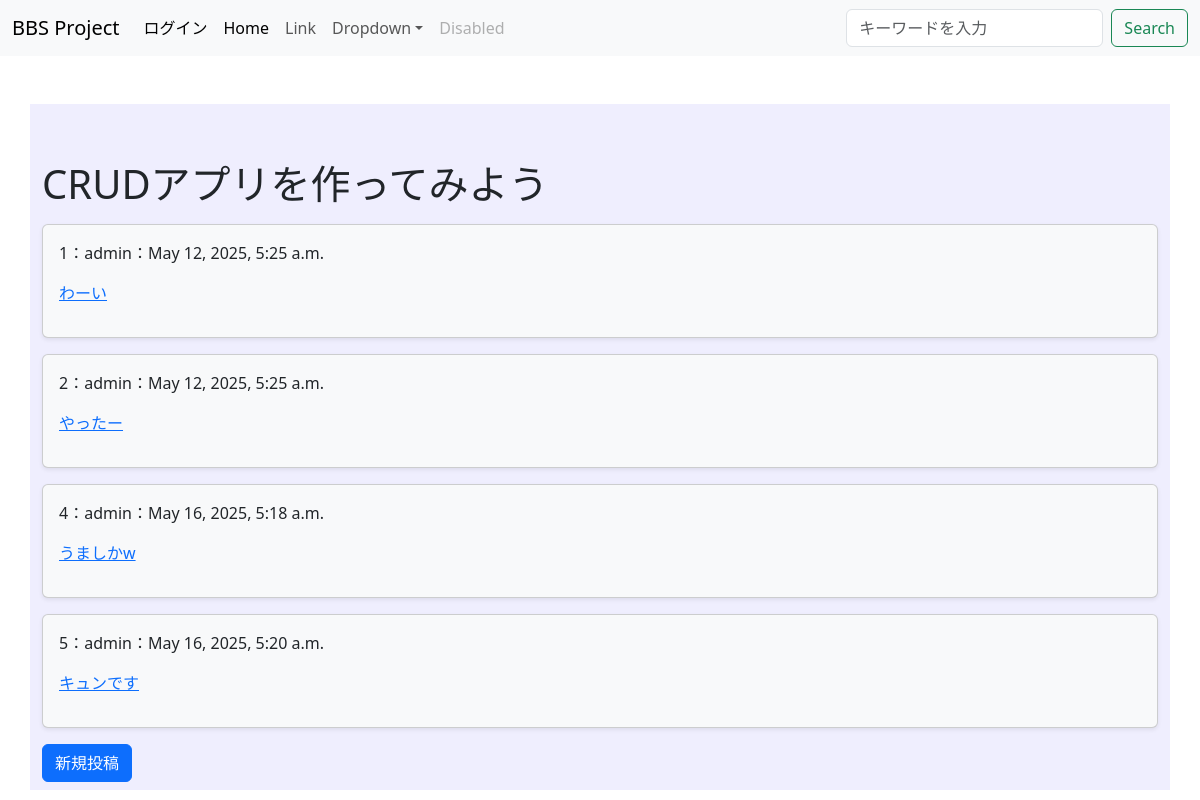
The page /bbs/ on the database its author committed.
### bbs/models.py (models this page shows, shortened)
class Article(models.Model):
   content = models.TextField()
   author = models.ForeignKey(User, on_delete=models.PROTECT)
   created_at = models.DateTimeField(auto_now_add=True)
   updated_at = models.DateTimeField(auto_now=True)

### bbs/views.py (the view)
# urls.py: path('', views.IndexView.as_view(), name='index'),  # 一覧ページのビュー
class IndexView(generic.ListView):
    model = Article
    template_name = 'bbs/index.html'

### bbs/forms.py
class SearchForm(forms.Form):
    words = forms.CharField(
        label='',
        max_length=50,
        widget=forms.TextInput(attrs={
            'class':'form-control me-2',
            'placeholder':'キーワードを入力',
        })
    )

### bbs/context_processors.py (called while the page is built)
def search_form(request):
    return {'searchform':SearchForm()}

### templates/bbs/index.html (shortened to what this page needs)
{% extends "base.html" %}
{% load django_bootstrap5 %}
{% block content %}
  <h1 class="mt-5">CRUDアプリを作ってみよう</h1>
  {% for article in object_list %}
    <div class="card bg-light shadow-sm mt-3">
      <div class="card-body">
        <p>{{ article.id }}：{{ article.author}}：{{ article.created_at }}</p>
        <p><a href="{% url 'bbs:detail' article.id %}">{{ article.content }}</a></p>
      </div>
    </div>
{% endfor %}
<div class="mt-3">
   <a href="{% url 'bbs:create' %}">{% bootstrap_button button_type="submit" content="新規投稿" size="md" %}</a>
</div>
{% endblock %}

### templates/base.html (shortened to what this page needs)
{% load django_bootstrap5 %}
<!DOCTYPE html>
<html lang="ja">
  <head>
    {% bootstrap_css %}
  </head>
  <body>
    <nav class="navbar navbar-expand-lg bg-body-tertiary">
      <div class="container-fluid">
        <a class="navbar-brand" href="{% url 'bbs:index' %}">BBS Project</a>
        <div class="collapse navbar-collapse" id="navbarSupportedContent">
          <ul class="navbar-nav me-auto mb-2 mb-lg-0">
            <li class="nav-item">
              {% if user.is_authenticated %}
                <a href="{% url 'logout' %}" class="nav-link active">ログアウト</a>
              {% else %}
                <a href="{% url 'login' %}" class="nav-link active">ログイン</a>
              {% endif %}
            </li>
            <li class="nav-item">
              <a class="nav-link active" aria-current="page" href="#">Home</a>
            </li>
            <li class="nav-item">
              <a class="nav-link" href="#">Link</a>
            </li>
            <li class="nav-item dropdown">
              <a class="nav-link dropdown-toggle" href="#" role="button" data-bs-toggle="dropdown" aria-expanded="false">Dropdown</a>
            </li>
            <li class="nav-item">
              <a class="nav-link disabled">Disabled</a>
            </li>
          </ul>
          <form class="d-flex" method="get" action="{% url 'bbs:search' %}">
            {{ searchform.words }}
            <button class="btn btn-outline-success" type="submit">Search</button>
          </form>
        </div>
      </div>
    </nav>
    <div class="container py-2 mt-5">
      {% block content %}{% endblock %}
    </div>
  </body>
</html>

### templates/base.html (style rules this page uses)
.container { background-color: #efeefe; }

### rows shown on the page
Article: id "1", author "admin", created_at "May 12, 2025, 5:25 a.m.", content "わーい"
Article: id "2", author "admin", created_at "May 12, 2025, 5:25 a.m.", content "やったー"
Article: id "4", author "admin", created_at "May 16, 2025, 5:18 a.m.", content "うましかw"
Article: id "5", author "admin", created_at "May 16, 2025, 5:20 a.m.", content "キュンです"
